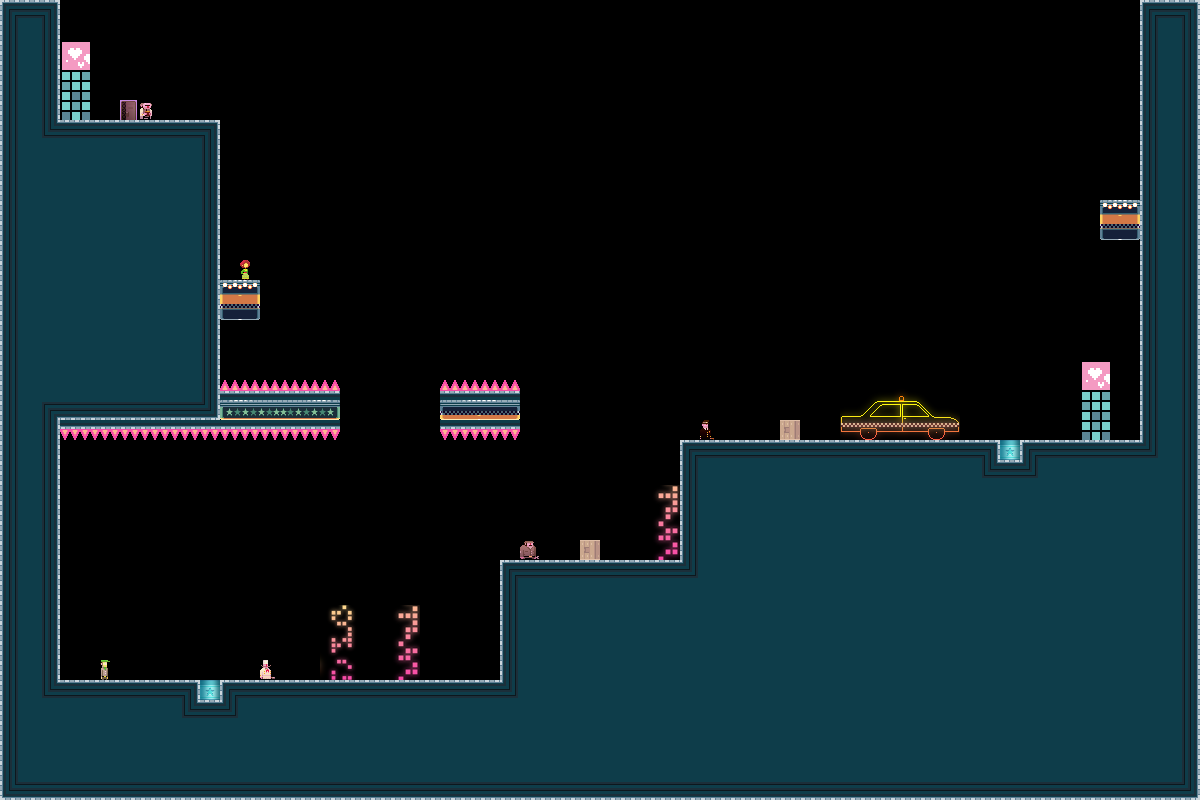

Below is a game level as drawn by its tile map, then a one-line description and the .tmx that defines it (tile-layer data replaced by summaries):
An orthogonal 60x40 tile map with 20x20 px tiles, 3 tile layers (bg, bg2, dontAutoLoad_sprites) and 15 objects.

<map version="1.0" orientation="orthogonal" width="60" height="40" tilewidth="20" tileheight="20">
 <tileset firstgid="1" name="tiles_newyork" tilewidth="20" tileheight="20">
  <image source="../../../../XNAModeContent/Lemonade/tiles_newyork.png" width="400" height="400" />
  <terraintypes>
   <terrain name="solid" tile="-1" />
  </terraintypes>
  <tile id="8" terrain=",,,0" />
  <tile id="9" terrain=",,0,0" />
  <tile id="10" terrain=",,0,0" />
  <tile id="11" terrain=",,0,0" />
  <tile id="12" terrain=",,0,0" />
  <tile id="13" terrain=",,0,0" />
  <tile id="14" terrain=",,0," />
  <tile id="15" terrain="0,0,0," />
  <tile id="16" terrain="0,0,,0" />
  <tile id="28" terrain=",0,,0" />
  <tile id="34" terrain="0,,0," />
  <tile id="35" terrain="0,,0,0" />
  <tile id="36" terrain=",0,0,0" />
  <tile id="48" terrain=",0,,0" />
  <tile id="54" terrain="0,,0," />
  <tile id="68" terrain=",0,,0" />
  <tile id="74" terrain="0,,0," />
  <tile id="88" terrain=",0,,0" />
  <tile id="94" terrain="0,,0," />
  <tile id="108" terrain=",0,,0" />
  <tile id="114" terrain="0,,0," />
  <tile id="128" terrain=",0,," />
  <tile id="129" terrain="0,0,," />
  <tile id="130" terrain="0,0,," />
  <tile id="131" terrain="0,0,," />
  <tile id="132" terrain="0,0,," />
  <tile id="133" terrain="0,0,," />
  <tile id="134" terrain="0,,," />
  <tile id="194" terrain="0,0,0,0" />
  <tile id="356">
   <properties>
    <property name="LargeCrate" value="" />
   </properties>
  </tile>
  <tile id="380">
   <properties>
    <property name="Andre" value="" />
   </properties>
  </tile>
  <tile id="381">
   <properties>
    <property name="Liselot" value="" />
   </properties>
  </tile>
  <tile id="382">
   <properties>
    <property name="Amsterdaam" value="" />
   </properties>
  </tile>
  <tile id="383">
   <properties>
    <property name="Worker" value="" />
   </properties>
  </tile>
  <tile id="384">
   <properties>
    <property name="Inspector" value="" />
   </properties>
  </tile>
  <tile id="385">
   <properties>
    <property name="Chef" value="" />
   </properties>
  </tile>
  <tile id="386">
   <properties>
    <property name="Exit" value="" />
   </properties>
  </tile>
  <tile id="387">
   <properties>
    <property name="Trampoline" value="" />
   </properties>
  </tile>
  <tile id="388">
   <properties>
    <property name="SmallCrate" value="" />
   </properties>
  </tile>
  <tile id="389">
   <properties>
    <property name="SugarBag" value="" />
   </properties>
  </tile>
 </tileset>
 <layer name="bg" width="60" height="40">
  <data>[2400 cells, 1058 non-empty, 44 distinct tile ids]</data>
 </layer>
 <layer name="bg2" width="60" height="40">
  <data>[2400 cells, 72 non-empty, 44 distinct tile ids]</data>
 </layer>
 <objectgroup name="boxes" width="60" height="40">
  <object x="0" y="0" width="60" height="800" />
  <object x="60" y="680" width="620" height="120" />
  <object x="680" y="440" width="520" height="360" />
  <object x="500" y="560" width="180" height="120" />
  <object x="1140" y="0" width="60" height="440" />
  <object x="220" y="120">
   <polyline points="0,0 860,0" />
  </object>
  <object x="60" y="120" width="160" height="300" />
  <object x="220" y="280" width="40" height="40" />
  <object x="1100" y="200" width="40" height="40" />
  <object x="220" y="400" width="120" height="20" />
  <object x="440" y="400" width="80" height="20" />
 </objectgroup>
 <layer name="dontAutoLoad_sprites" width="60" height="40">
  <data>[2400 cells, 11 non-empty, 9 distinct tile ids]</data>
 </layer>
 <objectgroup name="dontAutoLoad_death" width="60" height="40">
  <object x="220" y="380" width="120" height="20" />
  <object x="60" y="420" width="280" height="20" />
  <object x="440" y="380" width="80" height="20" />
  <object x="440" y="420" width="80" height="20" />
 </objectgroup>
</map>
